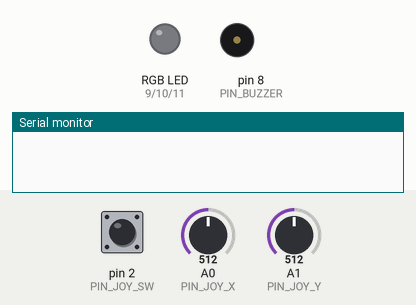
Simulated run of this sketch. Board: Arduino Uno, built with avr-gcc and run on an emulated ATmega328P. On the bench: an RGB LED mixed from three pins (HIGH = lit), buzzer (waves = sounding), the last lines printed to the serial monitor. Inputs (shaded band) come from the test bench; at power-on: A0 (PIN_JOY_X) = 512, pin 2 (PIN_JOY_SW) HIGH, A1 (PIN_JOY_Y) = 512.

Above: at 1.5 s.
1.6 s: A0 (PIN_JOY_X) set to 789
3.1 s: A0 (PIN_JOY_X) set to 810
At 3.4 s:
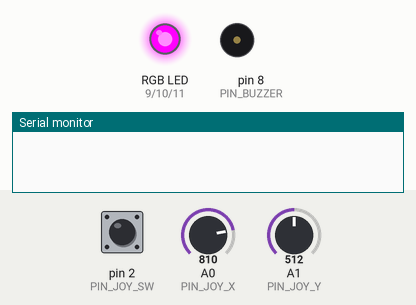
4.6 s: pin 2 (PIN_JOY_SW) pulled LOW for 0.15 s
At 5.8 s:
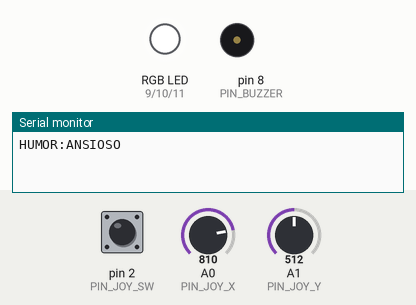
6.2 s: A1 (PIN_JOY_Y) set to 787
7.7 s: A1 (PIN_JOY_Y) set to 813
At 8.7 s:
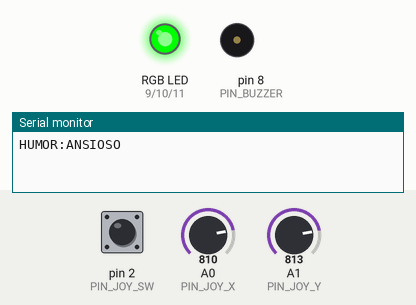
9.2 s: A1 (PIN_JOY_Y) set to 190
At 10.2 s:
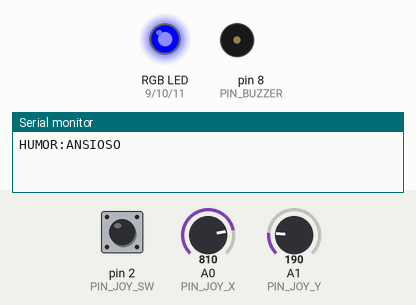
Timing chart, 0 to 11.7 s (numbered marks = the images above; inputs shaded):
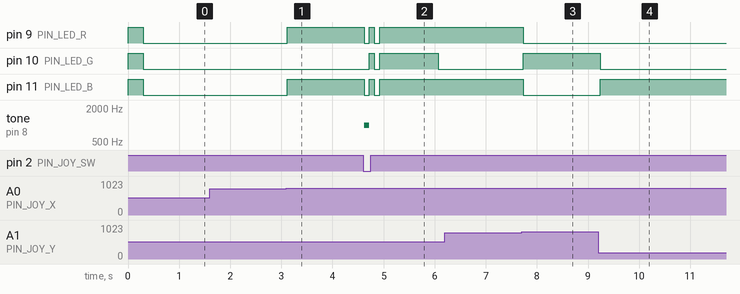

The sketch:

totem_humor.ino
```cpp
// Joystick
const int PIN_JOY_X = A0;   // Eixo X (Horizontal - HOR)
const int PIN_JOY_Y = A1;   // Eixo Y (Vertical - VER)
const int PIN_JOY_SW = 2;   // Botão (Switch - SEL)

// LED RGB
const int PIN_LED_R = 9;    // Vermelho
const int PIN_LED_G = 10;   // Verde
const int PIN_LED_B = 11;   // Azul

// Buzzer
const int PIN_BUZZER = 8;

int humorAtual = 0;

void setup() {
  Serial.begin(9600);

  pinMode(PIN_LED_R, OUTPUT);
  pinMode(PIN_LED_G, OUTPUT);
  pinMode(PIN_LED_B, OUTPUT);
  pinMode(PIN_BUZZER, OUTPUT);

  pinMode(PIN_JOY_SW, INPUT_PULLUP);

  setCorLED(255, 255, 255);
  delay(300);
  setCorLED(0, 0, 0);
}


void loop() {

  // 1. LER OS SENSORES
  int valorX = analogRead(PIN_JOY_X);
  int valorY = analogRead(PIN_JOY_Y);
  int valorSW = digitalRead(PIN_JOY_SW);

  // 2. INTERPRETAR O HUMOR E ATUALIZAR O LED

  // Cima (Feliz)
  if (valorY > 800) {
    humorAtual = 1;
    setCorLED(0, 255, 0); // Verde
  }
  // Baixo (Triste)
  else if (valorY < 200) {
    humorAtual = 2;
    setCorLED(0, 0, 255); // Azul
  }
  // Direita (Ansioso)
  else if (valorX > 800) {
    humorAtual = 3;
    setCorLED(255, 0, 255); // Roxo (Vermelho + Azul)
  }
  // Esquerda (Raiva)
  else if (valorX < 200) {
    humorAtual = 4;
    setCorLED(255, 0, 0); // Vermelho Puro
  }
  else {
    humorAtual = 0;
    setCorLED(0, 0, 0); // Apagado (Centro)
  }

  // 3. VERIFICAR SE O BOTÃO FOI PRESSIONADO
  if (valorSW == LOW && humorAtual != 0) {

    // Toca o Bip de confirmação
    tone(PIN_BUZZER, 1000, 100);

    // Envia o humor para o PC via USB
    if (humorAtual == 1) {
      Serial.println("HUMOR:FELIZ");
    } else if (humorAtual == 2) {
      Serial.println("HUMOR:TRISTE");
    } else if (humorAtual == 3) {
      Serial.println("HUMOR:ANSIOSO");
    } else if (humorAtual == 4) {
      Serial.println("HUMOR:RAIVA");
    }

    piscarLED();
    delay(1000);
  }

  delay(50);
}


// --- FUNÇÕES AUXILIARES ---
void setCorLED(int r, int g, int b) {
  analogWrite(PIN_LED_R, r);
  analogWrite(PIN_LED_G, g);
  analogWrite(PIN_LED_B, b);
}

// Função para piscar o LED
void piscarLED() {
  setCorLED(0, 0, 0); // Desliga
  delay(100);
  setCorLED(255, 255, 255); // Branco
  delay(100);
  setCorLED(0, 0, 0);
  delay(100);
  setCorLED(255, 255, 255);
  delay(100);
}
```

Measured:
- the behaviour switches between 800 and 801 on A0 (PIN_JOY_X) (found by bisection; images 0 and 1)
- the behaviour switches between 800 and 801 on A1 (PIN_JOY_Y) (found by bisection; images 2 and 3)
- after the input at 1.6 s, every drawn part: stays the same
- after the input at 3.1 s, pin 9 (PIN_LED_R), pin 11 (PIN_LED_B): LOW → HIGH at once
- after the input at 4.6 s, pin 9 (PIN_LED_R), pin 11 (PIN_LED_B): alternates HIGH for 0.10 s and LOW for 0.10 s, 4 changes in all, then stays HIGH, starting at once; pin 10 (PIN_LED_G): LOW → HIGH after 0.12 s, → LOW 0.10 s later, → HIGH 0.10 s later, → LOW 1.2 s later; tone on pin 8 (PIN_BUZZER): silent → 1000 Hz at once, → silent 0.10 s later
- after the input at 6.2 s, every drawn part: stays the same
- after the input at 7.7 s, pin 9 (PIN_LED_R), pin 11 (PIN_LED_B): HIGH → LOW at once; pin 10 (PIN_LED_G): LOW → HIGH at once
- after the input at 9.2 s, pin 10 (PIN_LED_G): HIGH → LOW at once; pin 11 (PIN_LED_B): LOW → HIGH at once
